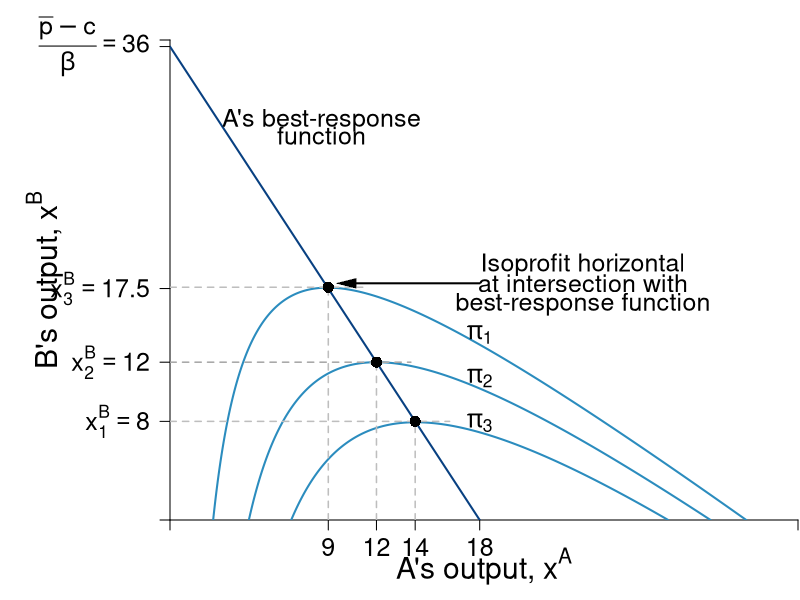

The R script that drew this image:
require(shape)
pdf(file = "competitionmarkets/cournot_brf_isoA.pdf", width = 9, height = 7)

#Set parameters for graphics

pointsize <- 1.8
axislabelsize <- 1.8
labelsize <- 1.5
namesize <- 1.8
annotatesize <- 1.5
graphlinewidth <- 2
segmentlinewidth <- 1.5

COL <- c("#7fc97f", "#beaed4", "#fdc086", "#ffff99", "#386cb0", "#f0027f", "#bf5b17", "#666666")
COLA <- c("#99d8c9","#66c2a4","#41ae76", "#238b45", "#005824")
COLB <- c("#4eb3d3", "#2b8cbe", "#0868ac","#084081")

par(mar =  c(4, 8.5, 2, 0.1))

piA <- function(xa, xb, s = 0.5, pmax = 20, c1 = 2) {
  (pmax - s*xb)*xa - s*(xa)^2 - c1*xa
}

piB <- function(xa, xb, s = 0.5, pmax = 20, c1 = 2) {
  (pmax - s*xa)*xb - s*(xb)^2 - c1*xb
}

brfB <- function(xa, s = 0.5, pmax = 20, c1 = 2) {
  (pmax - c1)/(2*s) - (1/2)*xa
}

brfA <- function(xa, s = 0.5, pmax = 20, c1 = 2) {
  (pmax - c1)/s - 2*xa
}

xlims <- c(0, 36.5)
ylims <- c(0, 36.5)

npts <- 501 
x <- seq(xlims[1], xlims[2], length.out = npts)
y <- seq(ylims[1], ylims[2], length.out = npts) 
a <- c(42, 72, 102)
b <- c(72, 81, 90)


plot(0, 0, xlim = xlims, ylim = ylims, type = "n",
     xlab = expression(paste("")),
     ylab = expression(paste("")), 
     xaxt = "n", 
     yaxt = "n", 
     cex.lab = axislabelsize, 
     bty = "n",
     xaxs = "i", 
     yaxs = "i")

ticksy <- c(0, 7.5, 12, 17.6, 36, ylims[2])
ylabelsnum <- c(NA, expression(paste(x[1]^B == 8)), expression(paste(x[2]^B == 12)), expression(paste(x[3]^B)==17.5), expression(paste(frac(bar(p) - c,beta) == 36), NA))
#ylabels <- c(NA, expression(paste(x[1]^B)), expression(paste(x[2]^B)), expression(paste(x[3]^B)), expression(paste(frac(bar(p) - c[1],beta))))
ticksx <- c(0, 9.2, 12, 14.25, 18, xlims[2])
#xlabels <- c(NA, expression(paste(x[1]^A)), expression(paste(x[2]^A)), expression(paste(x[3]^A)), NA, NA)
xlabelsnum <- c(NA, expression(paste(9)), expression(paste(12)), expression(paste(14)), expression(paste(18)), NA)

#xlabels that include labels and numerical values 
#text(7, -2.3, expression(paste(x[1]^A == 9)),xpd = TRUE, cex = labelsize - 0.05)
#text(10, -2.3, expression(paste(x[2]^A == 12)),xpd = TRUE, cex = labelsize - 0.05)
#text(15, -2.3, expression(paste(x[3]^A == 14)),xpd = TRUE, cex = labelsize - 0.05)
#text(20, -2.5, expression(paste(frac(bar(p) - c[1],2*beta) == 18)),xpd = TRUE, cex = labelsize - 0.05)

axis(1, at = ticksx, pos = 0, labels = xlabelsnum, cex.axis = labelsize)
#axis(1, at = ticksx, pos = 0, labels = xlabels, cex.axis = labelsize)
axis(2, at = ticksy, pos = 0, labels = ylabelsnum, las = 1, cex.axis = labelsize)

npts <- 500 
xx1 <- seq(xlims[1], xlims[2], length.out = npts)

lines(xx1, brfA(xx1, s = 0.5, pmax = 20, c1 = 2), col = COLB[4], lwd = graphlinewidth)

contour(x, y, 
        outer(x, y, piA),
        drawlabels = FALSE,
        col = COLB[2],
        lwd = graphlinewidth,
        levels = a, 
        xaxs = "i", 
        yaxs = "i", 
        add = TRUE) 

text(0.5*xlims[2], -3.5, expression(paste("A's output, ", x^A)), xpd = TRUE, cex = axislabelsize) 
text(-7.3, 0.5*ylims[2], expression(paste("B's output, ", x^B)), xpd = TRUE, cex = axislabelsize, srt = 90) 


segments(0, 12, 14, 12, lty = 2, col = "darkgrey" , lwd = segmentlinewidth)
segments(12, 0, 12, 12, lty = 2, col = "gray" , lwd = segmentlinewidth)
points(12, 12, pch = 16, col = "black", cex = 1.5)
segments(0, 7.5, 16.25, 7.5, lty = 2, col = "gray" , lwd = segmentlinewidth)
segments(14.25, 0, 14.25, 7.5, lty = 2, col = "gray" , lwd = segmentlinewidth)
points(14.25, 7.5, pch = 16, col = "black", cex = 1.5)
segments(0, 17.7, 11.2, 17.7, lty = 2, col = "gray" , lwd = segmentlinewidth)
segments(9.2, 0, 9.2, 17.7, lty = 2, col = "gray" , lwd = segmentlinewidth)
points(9.2, 17.7, pch = 16, col = "black", cex = 1.5)

text(24, 19.4, expression(paste("Isoprofit horizontal")), cex = annotatesize)
text(24, 18, expression(paste("at intersection with")), cex = annotatesize)
text(24, 16.4, expression(paste("best-response function")), cex = annotatesize)
Arrows(18, 18, 10.25, 18, col = "black", lty = 1, lwd = 2, arr.type = "triangle", arr.lwd = 0.5)

#A's brf
text(8.8, 30.4, expression(paste("A's best-response")), cex = annotatesize)
text(8.8, 29.2, expression(paste("function")), cex = annotatesize)
#Arrows(9, 28.2, 9, 23.5, col = "black", lty = 1, lwd = 2, arr.type = "triangle", arr.lwd = 0.5)

#labels for the isoprofits
text(18, 7.4, expression(paste(pi[3])), cex = annotatesize)
text(18, 10.8, expression(paste(pi[2])), cex = annotatesize)
text(18, 14.1, expression(paste(pi[1])), cex = annotatesize)



dev.off()
